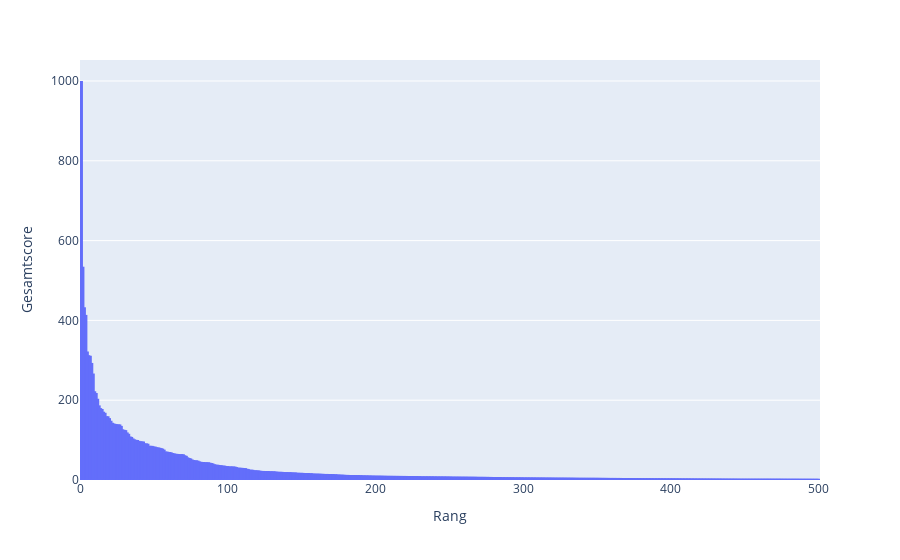

The notebook cell saved with this chart:
### Markdown cell above
## Plot Distribution

### Code cell
fig = px.bar(
    authors_ranked,
    x = 'canonicity_score_rank_cont',
    y = 'canonicity_score_scaled'
)
fig.update_layout(
    xaxis=dict(
        showticklabels=True,
        title="Rang"
    ),
    yaxis=dict(
        title="Gesamtscore"
    )
)
fig.update_traces(
    width=2,
    marker=dict(line=dict(width=0))
)
fig.show()

### Figure 1 — Plotly figure (JSON) as saved in the notebook; plotly's stock layout.template omitted (floating-point values rounded to 4 significant figures; data arrays with more than 128 entries replaced by an {"elided": "..."} marker saying what was removed)
{"data": [{"alignmentgroup": "True", "hovertemplate": "canonicity_score_rank_cont=%{x}<br>canonicity_score_scaled=%{y}<extra></extra>", "legendgroup": "", "marker": {"color": "#636efa", "line": {"width": 0}, "pattern": {"shape": ""}}, "name": "", "offsetgroup": "", "orientation": "v", "showlegend": false, "textposition": "auto", "type": "bar", "width": 2, "x": {"elided": "500 int values"}, "xaxis": "x", "y": {"elided": "500 float values"}, "yaxis": "y"}], "layout": {"barmode": "relative", "legend": {"tracegroupgap": 0}, "margin": {"t": 60}, "xaxis": {"anchor": "y", "domain": [0, 1], "showticklabels": true, "title": {"text": "Rang"}}, "yaxis": {"anchor": "x", "domain": [0, 1], "title": {"text": "Gesamtscore"}}}}
